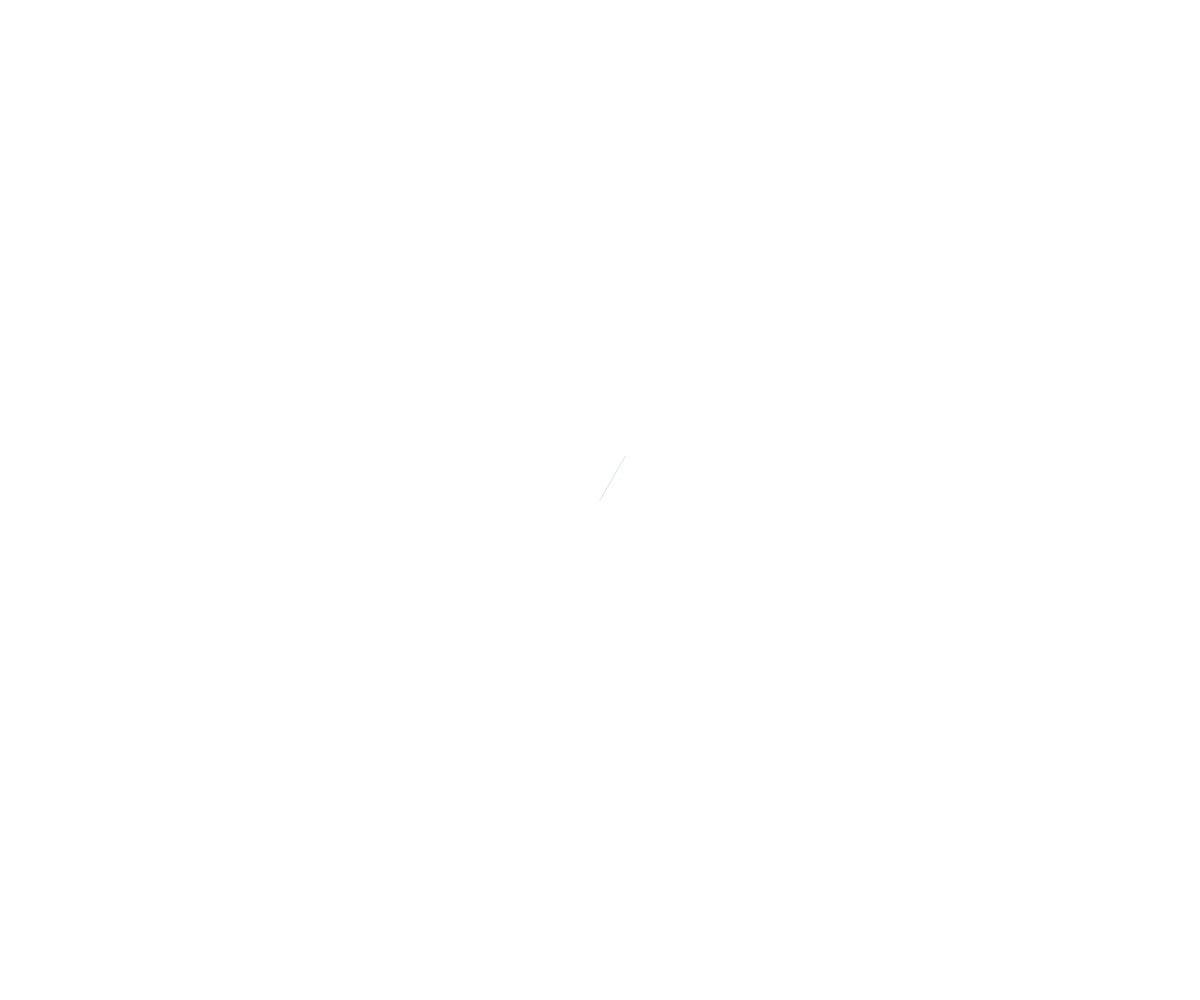
Frame 1 (no input)
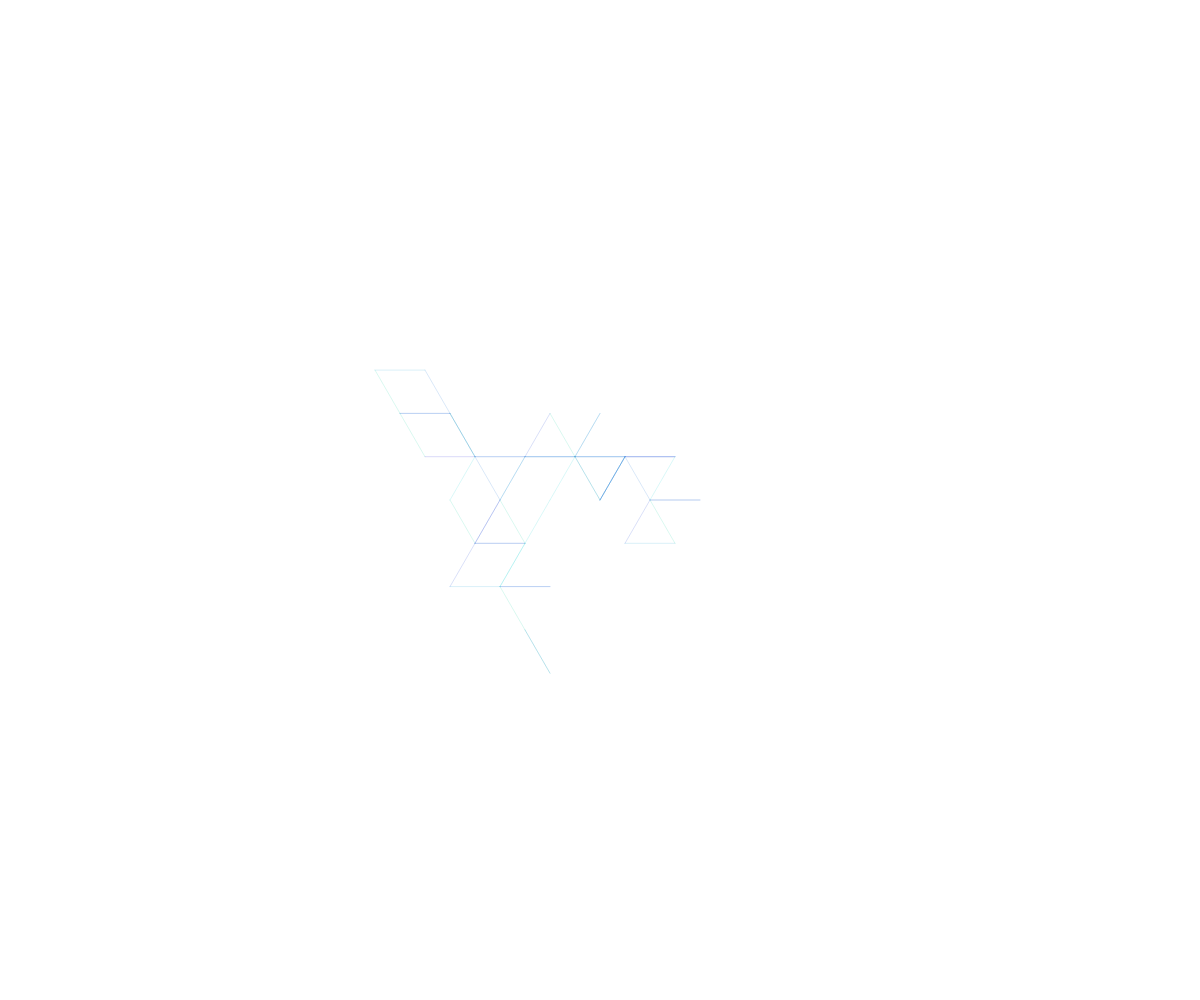
Frame 60 (no input)
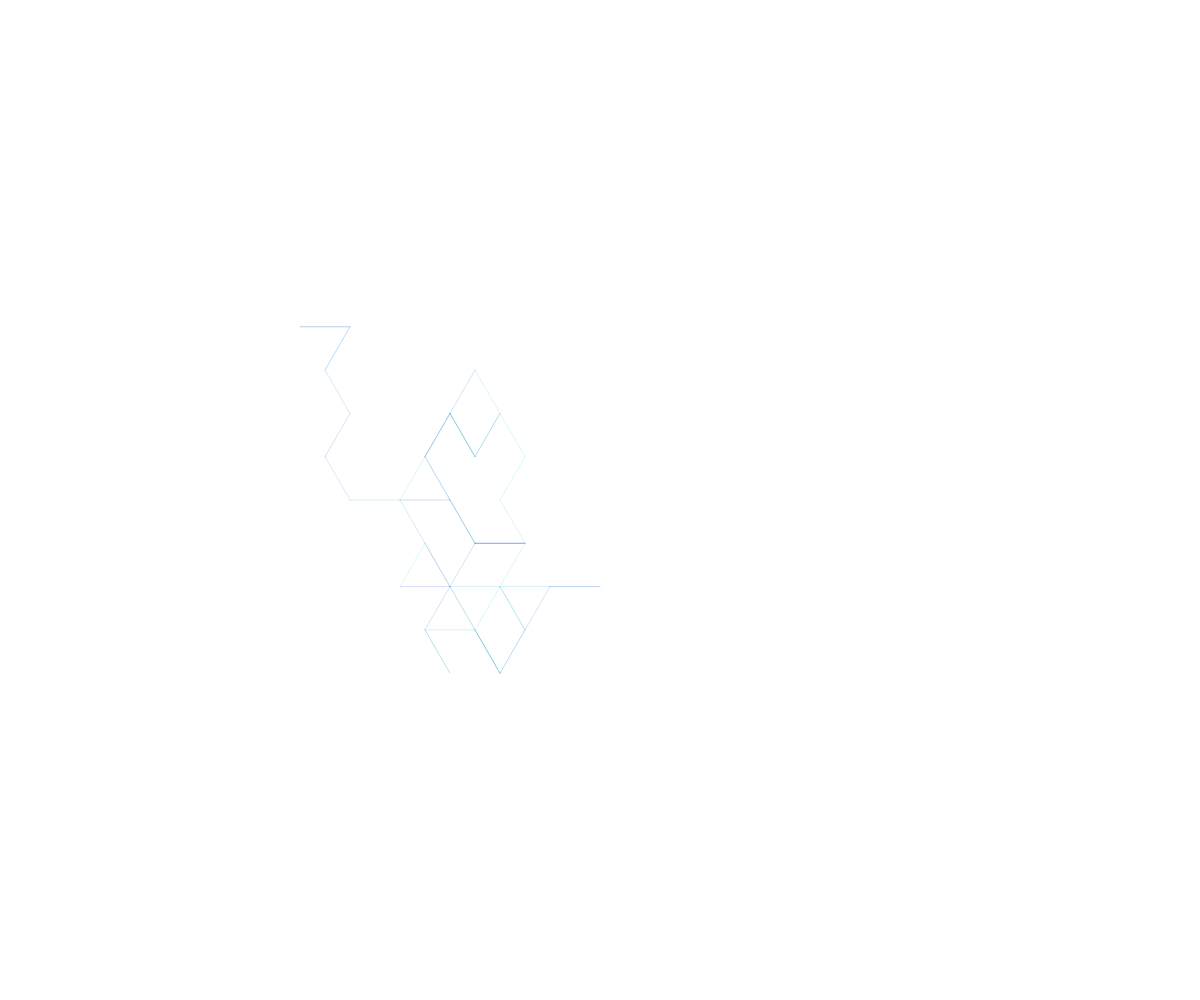
Frame 120 (the mouse pressed at the canvas centre since frame 60)

The p5.js sketch that drew these frames (run headless with seeded random() and noise() and a simulated clock; from frame 60 on, the mouse is pressed at the canvas centre):

// p5.js sketch
// ── sketch.js
var siz = 50;
var xprev
var yprev
var xtarget
var ytarget

function setup() {

    createCanvas(windowWidth, windowHeight);

    background(255);

    colorMode(HSB, 360, 100, 100, 100)

    xprev = width / 2
    yprev = height / 2
    xtarget = width / 2
    ytarget = height / 2

}


function draw() {

    noFill()
    strokeWeight(1)
    push()
    var angle = 0
    if (xtarget < 0 || xtarget > width || ytarget < 0 || ytarget > height) {
        while (xtarget < 0 || xtarget > width || ytarget < 0 || ytarget > height) {

            angle = TWO_PI / 6 * int(random(1, 7))
            xtarget = xprev + siz * cos(angle)
            ytarget = yprev + siz * sin(angle)

        }
    } else {

        angle = TWO_PI / 6 * int(random(1, 7))
        xtarget = xprev + siz * cos(angle)
        ytarget = yprev + siz * sin(angle)
    }
    stroke(int(map(angle, 0, TWO_PI, 10, 16)) * 15, 100, 80, 15)

    line(xprev, yprev, xtarget, ytarget)

    xprev = xtarget
    yprev = ytarget
    pop()
}

function mousePressed() {
    background(255);
}


function windowResized() {
    resizeCanvas(windowWidth, windowHeight);
    // those are to prevent to stay locked in the while loop
    background(255)
    xprev = width / 2
    yprev = height / 2
    xtarget = width / 2
    ytarget = height / 2
}
